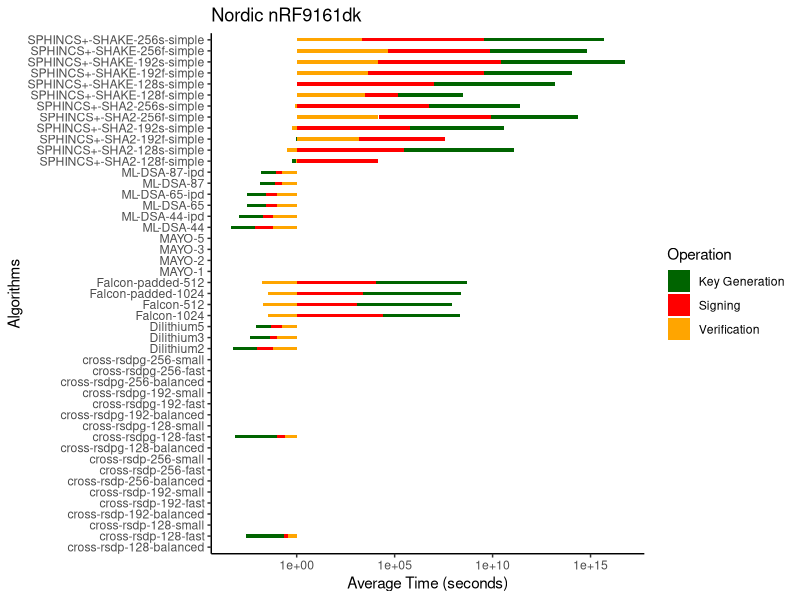
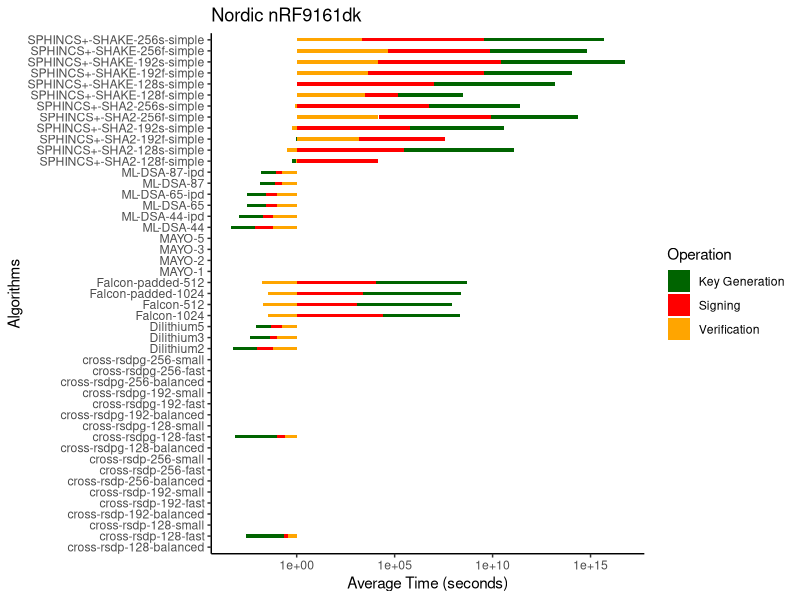

Write R code to recreate these figures, in order.
# https://stackoverflow.com/questions/13035295/overlay-bar-graphs-in-ggplot2
# https://stackoverflow.com/questions/10941225/horizontal-barplot-in-ggplot2

library(ggplot2)
library(reshape)
library(svglite)

nrf9161 <- read.csv(
  "benchmark-results/2024-12-03T14-00-05+00-00_bench-oqs_Nordic-nRF9161dk.csv",
  TRUE, ",", check.names = FALSE
)

# Data
algorithms <- nrf9161[seq(1, min(nrow(nrf9161), 140), by = 3), "algorithm"]
nrf9161_keygen_values <- nrf9161[seq(1, min(nrow(nrf9161), 140), by = 3), "cpu-time-average_seconds", drop = FALSE]
nrf9161_sign_values <- nrf9161[seq(2, min(nrow(nrf9161), 141), by = 3), "cpu-time-average_seconds", drop = FALSE]
nrf9161_verify_values <- nrf9161[seq(3, min(nrow(nrf9161), 142), by = 3), "cpu-time-average_seconds", drop = FALSE]

# Algorithms y-axis
x <- as.character(algorithms)

to_plot <- data.frame(x = x, y1 = nrf9161_keygen_values, y2 = nrf9161_sign_values, y3 = nrf9161_verify_values)
melted <- melt(to_plot, id = "x")

print(ggplot(melted, aes(x = x, y = value, fill = variable)) +
    geom_bar(stat = "identity", position = "stack", alpha = 1, width = 0.3) +
    coord_flip() +
    scale_fill_manual(values =
                        c("cpu.time.average_seconds" = "darkgreen", "cpu.time.average_seconds.1" = "red", "cpu.time.average_seconds.2" = "orange"),
                      labels = c("cpu.time.average_seconds" = "Key Generation", "cpu.time.average_seconds.1" = "Signing", "cpu.time.average_seconds.2" = "Verification")) +
    labs(fill = "Operation", x = "Algorithms", y = "Average Time (seconds)",
         title = "Nordic nRF9161dk") +
    scale_y_log10() +
    theme_classic()
)

ggsave("plots/nrf9161.svg", width = 6, height = 7, create = TRUE)
#ggsave("plots/nrf9161.jpg", width = 6, height = 7, create = TRUE)
